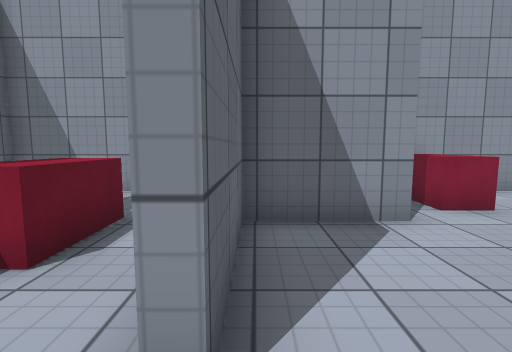
View 1 (above)

14 first-person views from a walk through a Unity game level. The camera is 1.2 m above the floor, tilts 6° down and sees 85° across. The floor is counted in squares, 1 m on a side. Each view is taken from the middle of a square. On the plan, view 1 faces up. The plan holds only what a view shows up to about 13 squares ahead; the rest is blank. The place goes on beyond the plan. Surface patterns are stand-ins for the level's own textures.

View 2
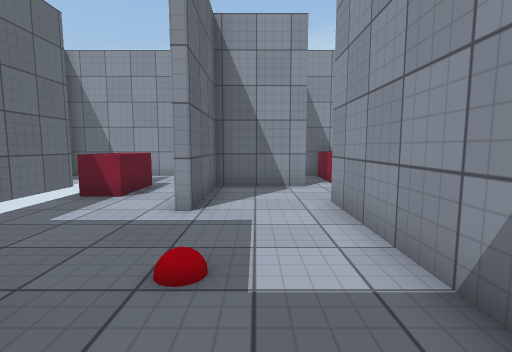

View 3
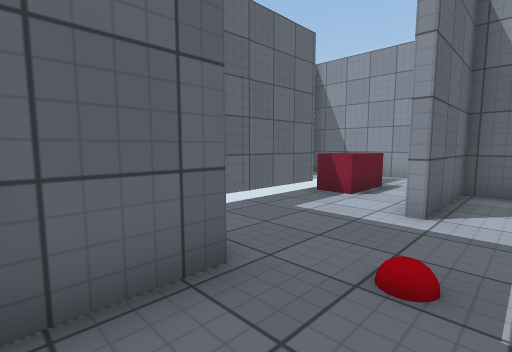

View 4
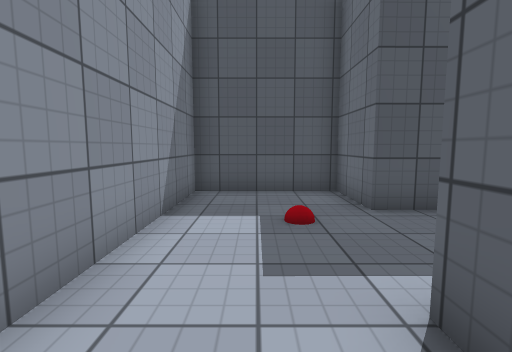

View 5
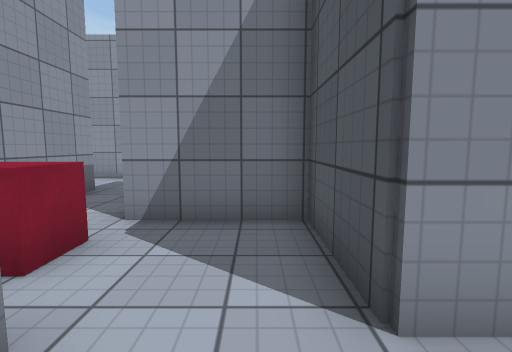

View 6
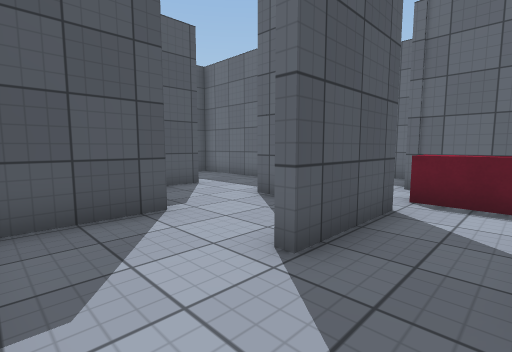

View 7
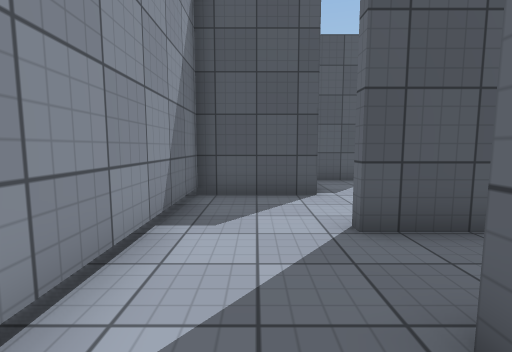

View 8
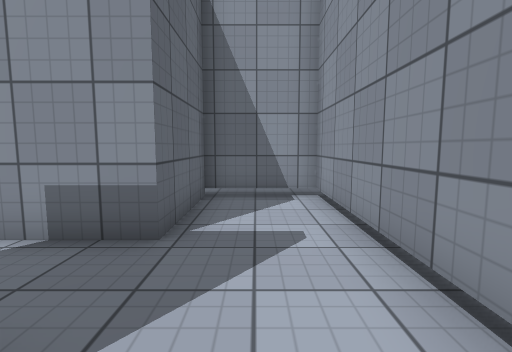

View 9
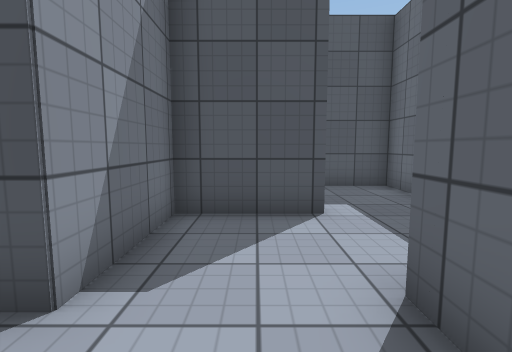

View 10
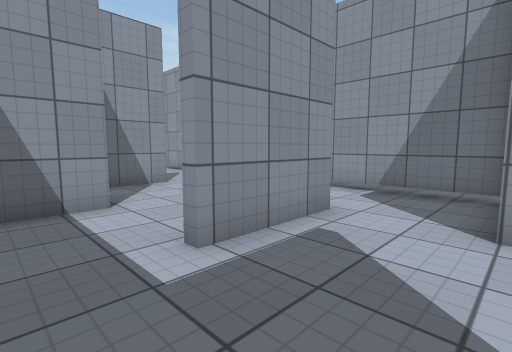

View 11
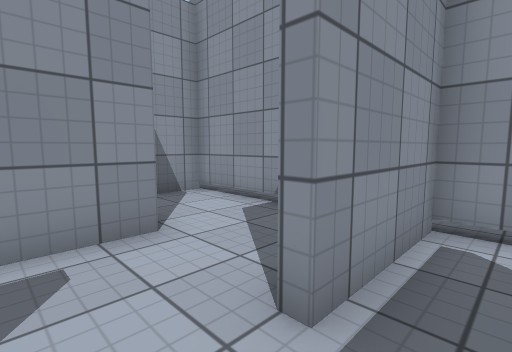

View 12
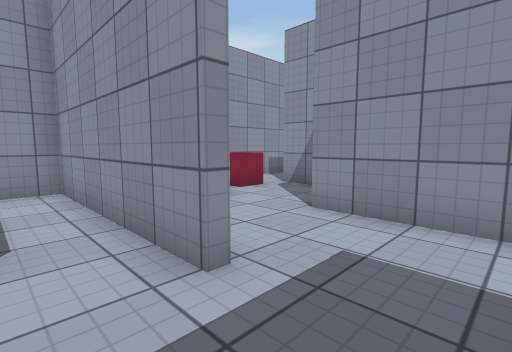

View 13
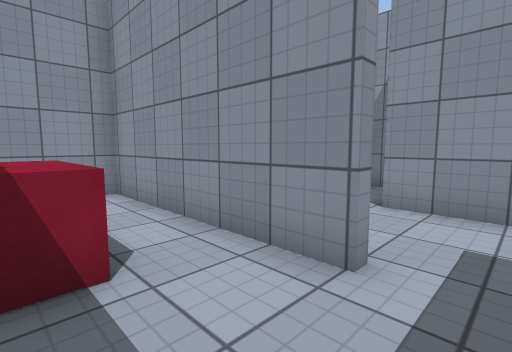

View 14
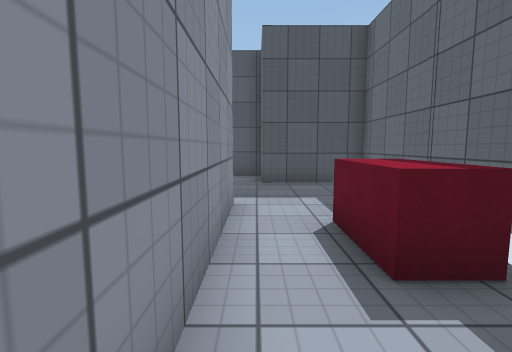

### Floor plan
Points are (right, up) in squares from view 1. A wall is a line through its corners. A room is listed if a view was taken in it or the views show most of it. See-through windows are left out.
Room 1 (views 1, 2, 3, 12, 13, 14)
walls: (-0.2, 1.1) (-0.5, 1.1) (-0.5, 7.5) (-4.5, 7.5); (-4.5, -2.2) (-1.2, -2.2) (-1.2, -4.5) (2.7, -4.5) (2.7, 2.1)
ways out: opening at (1.5, 2) to room 2
objects: block (-3, 3) to (-2, 4)
Room 2 (views 4, 5, 6, 7, 8, 9)
walls: (5.8, 2.9) (5.8, 1.8); (8.5, 2.1) (11.5, 2.1) (11.5, 10.7) (8.7, 10.7) (8.7, 7.5) (3, 7.5); (2.4, 6.6) (2.4, 4.4) (-0.2, 4.4) (-0.2, 1.1); (2.7, 2.1) (5.5, 2.1) (5.5, 5.2) (8.5, 5.2) (8.5, 4.8) (6.6, 4.8)
ways out: opening at (1.5, 2) to room 1; opening at (7.5, 2) to room 5
objects: block (4, 5) to (4, 7)
Room 3 (views 10, 11)
walls: (8.9, -1.3) (5.8, -1.3) (5.8, -0.9); (3, -0.9) (3, -4.5) (4.9, -4.5); (11.5, -4.9) (11.5, -4) (8.5, -4) (8.5, -3.6)
ways out: opening at (9, -2.5) to room 4; opening at (4.5, -1) to room 6
Room 4 (no view inside)
walls: (11.5, -3.6) (11.5, 1.8) (10.1, 1.8)
ways out: opening at (9, -2.5) to room 3
Room 5 (no view inside)
walls: (5.8, -0.9) (8.5, -0.9) (8.5, 2.1)
ways out: opening at (7.5, 2) to room 2; opening at (6, 0.5) to room 6
Room 6 (no view inside)
walls: (5.8, 1.8) (4.1, 1.8)
ways out: opening at (4.5, -1) to room 3; opening at (6, 0.5) to room 5

Positions as (right, up) in squares from view 1, and headings:
1: (0, 0), facing up
2: (1, -4), facing up
3: (1, -4), facing up-left
4: (1, 3), facing down
5: (1, 3), facing right
6: (11, 7), facing down-left
7: (10, 9), facing down
8: (10, 4), facing up
9: (7, 4), facing down
10: (4, -4), facing up-right
11: (7, -5), facing up-right
12: (-2, -1), facing up-right
13: (-3, 0), facing up-right
14: (-1, 7), facing down
